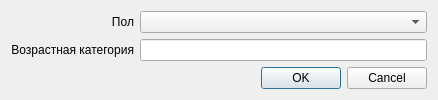
<?xml version="1.0" encoding="UTF-8"?>
<ui version="4.0">
 <class>CreateAgeCategory</class>
 <widget class="QDialog" name="CreateAgeCategory">
  <property name="geometry">
   <rect>
    <x>0</x>
    <y>0</y>
    <width>438</width>
    <height>96</height>
   </rect>
  </property>
  <property name="windowTitle">
   <string>Dialog</string>
  </property>
  <layout class="QGridLayout" name="gridLayout">
   <item row="0" column="0">
    <layout class="QVBoxLayout" name="verticalLayout">
     <item>
      <widget class="QLabel" name="label">
       <property name="text">
        <string>Пол</string>
       </property>
       <property name="alignment">
        <set>Qt::AlignRight|Qt::AlignTrailing|Qt::AlignVCenter</set>
       </property>
      </widget>
     </item>
     <item>
      <widget class="QLabel" name="label_2">
       <property name="text">
        <string>Возрастная категория</string>
       </property>
       <property name="alignment">
        <set>Qt::AlignRight|Qt::AlignTrailing|Qt::AlignVCenter</set>
       </property>
      </widget>
     </item>
    </layout>
   </item>
   <item row="0" column="1">
    <layout class="QVBoxLayout" name="verticalLayout_2">
     <item>
      <widget class="QComboBox" name="comboBoxSex"/>
     </item>
     <item>
      <widget class="QLineEdit" name="lineEditAgeCategory"/>
     </item>
    </layout>
   </item>
   <item row="1" column="0" colspan="2">
    <widget class="QDialogButtonBox" name="buttonBox">
     <property name="orientation">
      <enum>Qt::Horizontal</enum>
     </property>
     <property name="standardButtons">
      <set>QDialogButtonBox::Cancel|QDialogButtonBox::Ok</set>
     </property>
    </widget>
   </item>
  </layout>
 </widget>
 <resources/>
 <connections>
  <connection>
   <sender>buttonBox</sender>
   <signal>accepted()</signal>
   <receiver>CreateAgeCategory</receiver>
   <slot>accept()</slot>
   <hints>
    <hint type="sourcelabel">
     <x>248</x>
     <y>254</y>
    </hint>
    <hint type="destinationlabel">
     <x>157</x>
     <y>274</y>
    </hint>
   </hints>
  </connection>
  <connection>
   <sender>buttonBox</sender>
   <signal>rejected()</signal>
   <receiver>CreateAgeCategory</receiver>
   <slot>reject()</slot>
   <hints>
    <hint type="sourcelabel">
     <x>316</x>
     <y>260</y>
    </hint>
    <hint type="destinationlabel">
     <x>286</x>
     <y>274</y>
    </hint>
   </hints>
  </connection>
 </connections>
</ui>
